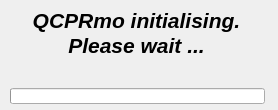
<?xml version="1.0" encoding="UTF-8"?>
<ui version="4.0">
 <class>InitializeForm</class>
 <widget class="QWidget" name="InitializeForm">
  <property name="geometry">
   <rect>
    <x>0</x>
    <y>0</y>
    <width>278</width>
    <height>110</height>
   </rect>
  </property>
  <property name="windowTitle">
   <string>QCPRmo initializing</string>
  </property>
  <property name="windowOpacity">
   <double>0.800000000000000</double>
  </property>
  <widget class="QLabel" name="labelInit">
   <property name="geometry">
    <rect>
     <x>4</x>
     <y>8</y>
     <width>265</width>
     <height>61</height>
    </rect>
   </property>
   <property name="frameShape">
    <enum>QFrame::NoFrame</enum>
   </property>
   <property name="text">
    <string>&lt;!DOCTYPE HTML PUBLIC &quot;-//W3C//DTD HTML 4.0//EN&quot; &quot;http://www.w3.org/TR/REC-html40/strict.dtd&quot;&gt;
&lt;html&gt;&lt;head&gt;&lt;meta name=&quot;qrichtext&quot; content=&quot;1&quot; /&gt;&lt;style type=&quot;text/css&quot;&gt;
p, li { white-space: pre-wrap; }
&lt;/style&gt;&lt;/head&gt;&lt;body style=&quot; font-family:'MS Shell Dlg 2'; font-size:8.25pt; font-weight:400; font-style:normal;&quot;&gt;
&lt;p align=&quot;center&quot; style=&quot; margin-top:0px; margin-bottom:0px; margin-left:0px; margin-right:0px; -qt-block-indent:0; text-indent:0px;&quot;&gt;&lt;span style=&quot; font-size:16pt; font-weight:600; font-style:italic;&quot;&gt;QCPRmo initialising.&lt;/span&gt;&lt;/p&gt;
&lt;p align=&quot;center&quot; style=&quot; margin-top:0px; margin-bottom:0px; margin-left:0px; margin-right:0px; -qt-block-indent:0; text-indent:0px;&quot;&gt;&lt;span style=&quot; font-size:16pt; font-weight:600; font-style:italic;&quot;&gt;Please wait ...&lt;/span&gt;&lt;/p&gt;
&lt;p align=&quot;center&quot; style=&quot;-qt-paragraph-type:empty; margin-top:0px; margin-bottom:0px; margin-left:0px; margin-right:0px; -qt-block-indent:0; text-indent:0px; font-size:16pt; font-weight:600; font-style:italic;&quot;&gt;&lt;/p&gt;&lt;/body&gt;&lt;/html&gt;</string>
   </property>
   <property name="alignment">
    <set>Qt::AlignCenter</set>
   </property>
  </widget>
  <widget class="QLabel" name="labelMessage">
   <property name="geometry">
    <rect>
     <x>12</x>
     <y>64</y>
     <width>251</width>
     <height>16</height>
    </rect>
   </property>
   <property name="frameShape">
    <enum>QFrame::NoFrame</enum>
   </property>
   <property name="text">
    <string/>
   </property>
   <property name="alignment">
    <set>Qt::AlignCenter</set>
   </property>
  </widget>
  <widget class="QProgressBar" name="progressBar">
   <property name="geometry">
    <rect>
     <x>10</x>
     <y>88</y>
     <width>255</width>
     <height>16</height>
    </rect>
   </property>
   <property name="value">
    <number>0</number>
   </property>
   <property name="textVisible">
    <bool>false</bool>
   </property>
  </widget>
 </widget>
 <resources/>
 <connections/>
</ui>
